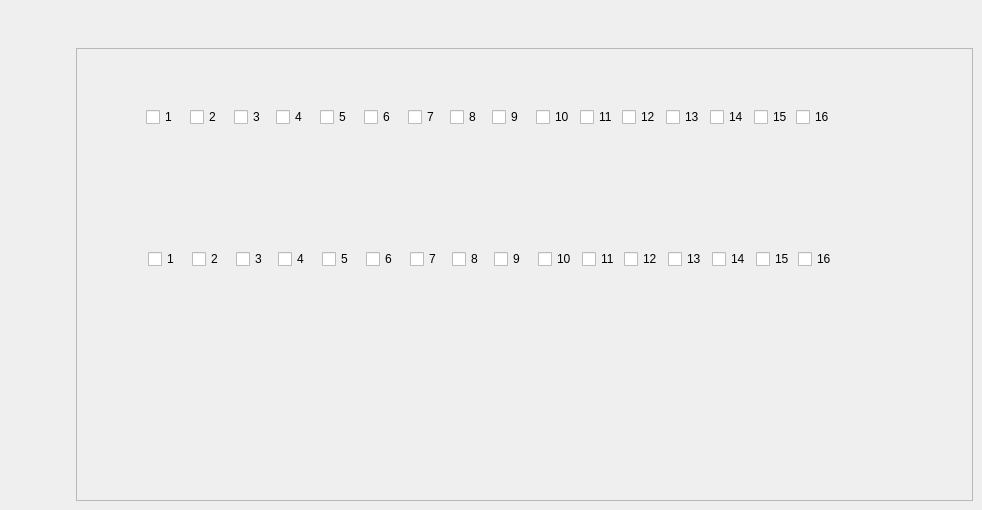
        <widget class="QWidget" name="tab_3">
         <attribute name="title">
          <string>Bits</string>
         </attribute>
         <widget class="QFrame" name="frame">
          <property name="geometry">
           <rect>
            <x>76</x>
            <y>48</y>
            <width>897</width>
            <height>453</height>
           </rect>
          </property>
          <property name="frameShape">
           <enum>QFrame::StyledPanel</enum>
          </property>
          <property name="frameShadow">
           <enum>QFrame::Raised</enum>
          </property>
          <widget class="QCheckBox" name="chb13">
           <property name="geometry">
            <rect>
             <x>590</x>
             <y>58</y>
             <width>43</width>
             <height>22</height>
            </rect>
           </property>
           <property name="text">
            <string>13</string>
           </property>
          </widget>
          <widget class="QCheckBox" name="chbolc10">
           <property name="geometry">
            <rect>
             <x>462</x>
             <y>200</y>
             <width>43</width>
             <height>22</height>
            </rect>
           </property>
           <property name="text">
            <string>10</string>
           </property>
          </widget>
          <widget class="QCheckBox" name="chbolc3">
           <property name="geometry">
            <rect>
             <x>160</x>
             <y>200</y>
             <width>43</width>
             <height>22</height>
            </rect>
           </property>
           <property name="text">
            <string>3</string>
           </property>
          </widget>
          <widget class="QCheckBox" name="chb2">
           <property name="geometry">
            <rect>
             <x>114</x>
             <y>58</y>
             <width>43</width>
             <height>22</height>
            </rect>
           </property>
           <property name="text">
            <string>2</string>
           </property>
          </widget>
          <widget class="QCheckBox" name="chb14">
           <property name="geometry">
            <rect>
             <x>634</x>
             <y>58</y>
             <width>43</width>
             <height>22</height>
            </rect>
           </property>
           <property name="text">
            <string>14</string>
           </property>
          </widget>
          <widget class="QCheckBox" name="chb10">
           <property name="geometry">
            <rect>
             <x>460</x>
             <y>58</y>
             <width>43</width>
             <height>22</height>
            </rect>
           </property>
           <property name="text">
            <string>10</string>
           </property>
          </widget>
          <widget class="QCheckBox" name="chb11">
           <property name="geometry">
            <rect>
             <x>504</x>
             <y>58</y>
             <width>43</width>
             <height>22</height>
            </rect>
           </property>
           <property name="text">
            <string>11</string>
           </property>
          </widget>
          <widget class="QCheckBox" name="chb6">
           <property name="geometry">
            <rect>
             <x>288</x>
             <y>58</y>
             <width>43</width>
             <height>22</height>
            </rect>
           </property>
           <property name="text">
            <string>6</string>
           </property>
          </widget>
          <widget class="QCheckBox" name="chb7">
           <property name="geometry">
            <rect>
             <x>332</x>
             <y>58</y>
             <width>43</width>
             <height>22</height>
            </rect>
           </property>
           <property name="text">
            <string>7</string>
           </property>
          </widget>
          <widget class="QCheckBox" name="chbolc5">
           <property name="geometry">
            <rect>
             <x>246</x>
             <y>200</y>
             <width>43</width>
             <height>22</height>
            </rect>
           </property>
           <property name="text">
            <string>5</string>
           </property>
          </widget>
          <widget class="QCheckBox" name="chb15">
           <property name="geometry">
            <rect>
             <x>678</x>
             <y>58</y>
             <width>43</width>
             <height>22</height>
            </rect>
           </property>
           <property name="text">
            <string>15</string>
           </property>
          </widget>
          <widget class="QCheckBox" name="chbolc8">
           <property name="geometry">
            <rect>
             <x>376</x>
             <y>200</y>
             <width>43</width>
             <height>22</height>
            </rect>
           </property>
           <property name="text">
            <string>8</string>
           </property>
          </widget>
          <widget class="QCheckBox" name="chbolc13">
           <property name="geometry">
            <rect>
             <x>592</x>
             <y>200</y>
             <width>43</width>
             <height>22</height>
            </rect>
           </property>
           <property name="text">
            <string>13</string>
           </property>
          </widget>
          <widget class="QCheckBox" name="chbolc11">
           <property name="geometry">
            <rect>
             <x>506</x>
             <y>200</y>
             <width>43</width>
             <height>22</height>
            </rect>
           </property>
           <property name="text">
            <string>11</string>
           </property>
          </widget>
          <widget class="QCheckBox" name="chbolc6">
           <property name="geometry">
            <rect>
             <x>290</x>
             <y>200</y>
             <width>43</width>
             <height>22</height>
            </rect>
           </property>
           <property name="text">
            <string>6</string>
           </property>
          </widget>
          <widget class="QCheckBox" name="chbolc7">
           <property name="geometry">
            <rect>
             <x>334</x>
             <y>200</y>
             <width>43</width>
             <height>22</height>
            </rect>
           </property>
           <property name="text">
            <string>7</string>
           </property>
          </widget>
          <widget class="QCheckBox" name="chbolc9">
           <property name="geometry">
            <rect>
             <x>418</x>
             <y>200</y>
             <width>43</width>
             <height>22</height>
            </rect>
           </property>
           <property name="text">
            <string>9</string>
           </property>
          </widget>
          <widget class="QCheckBox" name="chb8">
           <property name="geometry">
            <rect>
             <x>374</x>
             <y>58</y>
             <width>43</width>
             <height>22</height>
            </rect>
           </property>
           <property name="text">
            <string>8</string>
           </property>
          </widget>
          <widget class="QCheckBox" name="chbolc14">
           <property name="geometry">
            <rect>
             <x>636</x>
             <y>200</y>
             <width>43</width>
             <height>22</height>
            </rect>
           </property>
           <property name="text">
            <string>14</string>
           </property>
          </widget>
          <widget class="QCheckBox" name="chb16">
           <property name="geometry">
            <rect>
             <x>720</x>
             <y>58</y>
             <width>43</width>
             <height>22</height>
            </rect>
           </property>
           <property name="text">
            <string>16</string>
           </property>
          </widget>
          <widget class="QCheckBox" name="chbolc12">
           <property name="geometry">
            <rect>
             <x>548</x>
             <y>200</y>
             <width>43</width>
             <height>22</height>
            </rect>
           </property>
           <property name="text">
            <string>12</string>
           </property>
          </widget>
          <widget class="QCheckBox" name="chb1">
           <property name="geometry">
            <rect>
             <x>70</x>
             <y>58</y>
             <width>43</width>
             <height>22</height>
            </rect>
           </property>
           <property name="text">
            <string>1</string>
           </property>
          </widget>
          <widget class="QCheckBox" name="chb9">
           <property name="geometry">
            <rect>
             <x>416</x>
             <y>58</y>
             <width>43</width>
             <height>22</height>
            </rect>
           </property>
           <property name="text">
            <string>9</string>
           </property>
          </widget>
          <widget class="QCheckBox" name="chbolc16">
           <property name="geometry">
            <rect>
             <x>722</x>
             <y>200</y>
             <width>43</width>
             <height>22</height>
            </rect>
           </property>
           <property name="text">
            <string>16</string>
           </property>
          </widget>
          <widget class="QCheckBox" name="chb4">
           <property name="geometry">
            <rect>
             <x>200</x>
             <y>58</y>
             <width>43</width>
             <height>22</height>
            </rect>
           </property>
           <property name="text">
            <string>4</string>
           </property>
          </widget>
          <widget class="QCheckBox" name="chb3">
           <property name="geometry">
            <rect>
             <x>158</x>
             <y>58</y>
             <width>43</width>
             <height>22</height>
            </rect>
           </property>
           <property name="text">
            <string>3</string>
           </property>
          </widget>
          <widget class="QCheckBox" name="chb5">
           <property name="geometry">
            <rect>
             <x>244</x>
             <y>58</y>
             <width>43</width>
             <height>22</height>
            </rect>
           </property>
           <property name="text">
            <string>5</string>
           </property>
          </widget>
          <widget class="QCheckBox" name="chb12">
           <property name="geometry">
            <rect>
             <x>546</x>
             <y>58</y>
             <width>43</width>
             <height>22</height>
            </rect>
           </property>
           <property name="text">
            <string>12</string>
           </property>
          </widget>
          <widget class="QCheckBox" name="chbolc15">
           <property name="geometry">
            <rect>
             <x>680</x>
             <y>200</y>
             <width>43</width>
             <height>22</height>
            </rect>
           </property>
           <property name="text">
            <string>15</string>
           </property>
          </widget>
          <widget class="QCheckBox" name="chbolc4">
           <property name="geometry">
            <rect>
             <x>202</x>
             <y>200</y>
             <width>43</width>
             <height>22</height>
            </rect>
           </property>
           <property name="text">
            <string>4</string>
           </property>
          </widget>
          <widget class="QCheckBox" name="chbolc2">
           <property name="geometry">
            <rect>
             <x>116</x>
             <y>200</y>
             <width>43</width>
             <height>22</height>
            </rect>
           </property>
           <property name="text">
            <string>2</string>
           </property>
          </widget>
          <widget class="QCheckBox" name="chbolc1">
           <property name="geometry">
            <rect>
             <x>72</x>
             <y>200</y>
             <width>43</width>
             <height>22</height>
            </rect>
           </property>
           <property name="text">
            <string>1</string>
           </property>
          </widget>
         </widget>
        </widget>
